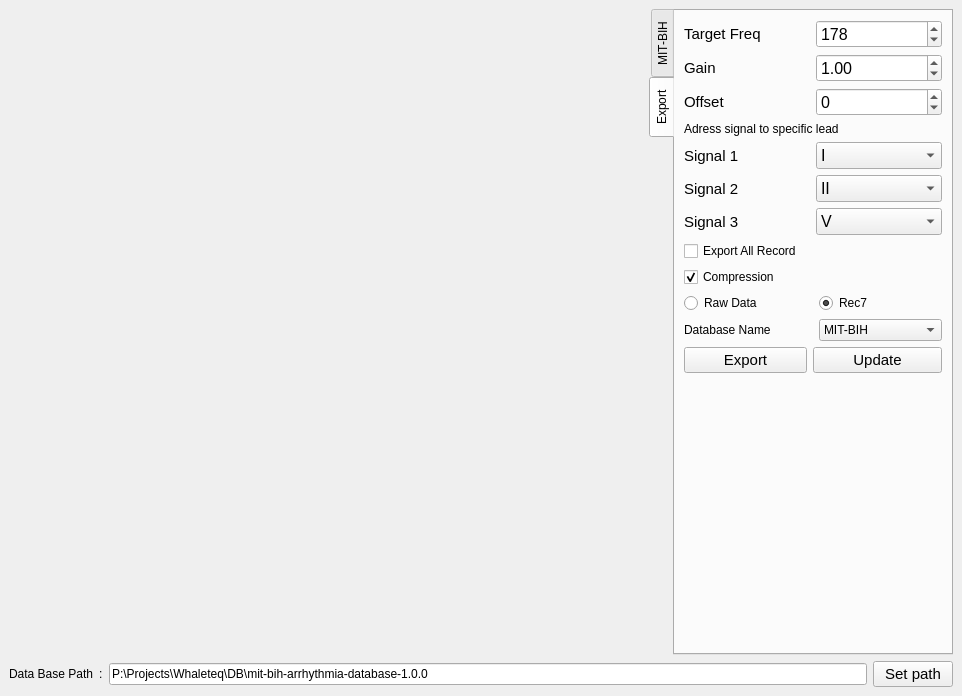
<?xml version="1.0" encoding="UTF-8"?>
<ui version="4.0">
 <class>MainWindow</class>
 <widget class="QMainWindow" name="MainWindow">
  <property name="geometry">
   <rect>
    <x>0</x>
    <y>0</y>
    <width>962</width>
    <height>696</height>
   </rect>
  </property>
  <property name="windowTitle">
   <string>QCardio V1.0</string>
  </property>
  <widget class="QWidget" name="centralwidget">
   <layout class="QGridLayout" name="gridLayout_3">
    <item row="0" column="0">
     <layout class="QGridLayout" name="gridLayout_2" columnstretch="7,0">
      <item row="1" column="0" colspan="2">
       <layout class="QGridLayout" name="gridLayout">
        <item row="0" column="3">
         <widget class="QPushButton" name="pushButtonSetPath">
          <property name="font">
           <font>
            <pointsize>11</pointsize>
           </font>
          </property>
          <property name="text">
           <string>Set path</string>
          </property>
         </widget>
        </item>
        <item row="0" column="2">
         <widget class="QLineEdit" name="lineEditPath">
          <property name="text">
           <string>P:\Projects\Whaleteq\DB\mit-bih-arrhythmia-database-1.0.0</string>
          </property>
         </widget>
        </item>
        <item row="0" column="0">
         <widget class="QLabel" name="labelDatabase">
          <property name="text">
           <string>Data Base Path</string>
          </property>
         </widget>
        </item>
        <item row="0" column="1">
         <widget class="QLabel" name="label">
          <property name="text">
           <string>:</string>
          </property>
         </widget>
        </item>
       </layout>
      </item>
      <item row="0" column="0">
       <widget class="QWidget" name="widgetSignal" native="true">
        <layout class="QGridLayout" name="gridLayout_16">
         <item row="1" column="0">
          <layout class="QGridLayout" name="gridLayoutLead2"/>
         </item>
         <item row="0" column="0">
          <layout class="QGridLayout" name="gridLayoutLead1"/>
         </item>
         <item row="2" column="0">
          <layout class="QGridLayout" name="gridLayoutLead3"/>
         </item>
        </layout>
       </widget>
      </item>
      <item row="0" column="1">
       <widget class="QTabWidget" name="tabWidget">
        <property name="contextMenuPolicy">
         <enum>Qt::ContextMenuPolicy::DefaultContextMenu</enum>
        </property>
        <property name="layoutDirection">
         <enum>Qt::LayoutDirection::LeftToRight</enum>
        </property>
        <property name="tabPosition">
         <enum>QTabWidget::TabPosition::West</enum>
        </property>
        <property name="currentIndex">
         <number>1</number>
        </property>
        <property name="tabBarAutoHide">
         <bool>false</bool>
        </property>
        <widget class="QWidget" name="tab">
         <attribute name="title">
          <string>MIT-BIH</string>
         </attribute>
         <layout class="QGridLayout" name="gridLayout_5">
          <item row="0" column="0">
           <layout class="QGridLayout" name="gridLayoutData">
            <item row="0" column="0">
             <widget class="QLabel" name="labelData">
              <property name="font">
               <font>
                <pointsize>10</pointsize>
               </font>
              </property>
              <property name="text">
               <string>Data</string>
              </property>
             </widget>
            </item>
            <item row="1" column="0">
             <widget class="QListWidget" name="listWidgetItems"/>
            </item>
           </layout>
          </item>
          <item row="1" column="0">
           <layout class="QGridLayout" name="gridLayoutInfo">
            <item row="1" column="0">
             <widget class="QTextEdit" name="textEditSignalInfo"/>
            </item>
            <item row="0" column="0">
             <widget class="QLabel" name="labelInfo">
              <property name="font">
               <font>
                <pointsize>10</pointsize>
               </font>
              </property>
              <property name="text">
               <string>Information</string>
              </property>
             </widget>
            </item>
           </layout>
          </item>
          <item row="2" column="0">
           <spacer name="verticalSpacer">
            <property name="orientation">
             <enum>Qt::Orientation::Vertical</enum>
            </property>
            <property name="sizeHint" stdset="0">
             <size>
              <width>20</width>
              <height>74</height>
             </size>
            </property>
           </spacer>
          </item>
          <item row="3" column="0">
           <layout class="QGridLayout" name="gridLayoutOperation">
            <item row="1" column="0">
             <widget class="QPushButton" name="pushButtonRead">
              <property name="text">
               <string>Read</string>
              </property>
             </widget>
            </item>
           </layout>
          </item>
         </layout>
        </widget>
        <widget class="QWidget" name="tabExport">
         <attribute name="title">
          <string>Export</string>
         </attribute>
         <layout class="QGridLayout" name="gridLayout_7">
          <item row="0" column="0">
           <layout class="QGridLayout" name="gridLayoutFreq">
            <item row="0" column="1">
             <widget class="QSpinBox" name="spinBoxTargetFreq">
              <property name="font">
               <font>
                <pointsize>12</pointsize>
               </font>
              </property>
              <property name="minimum">
               <number>50</number>
              </property>
              <property name="maximum">
               <number>1000</number>
              </property>
              <property name="value">
               <number>178</number>
              </property>
             </widget>
            </item>
            <item row="1" column="1">
             <widget class="QDoubleSpinBox" name="doubleSpinBoxGain">
              <property name="font">
               <font>
                <pointsize>12</pointsize>
               </font>
              </property>
              <property name="value">
               <double>1.000000000000000</double>
              </property>
             </widget>
            </item>
            <item row="0" column="0">
             <widget class="QLabel" name="labelTargetFreq">
              <property name="font">
               <font>
                <pointsize>11</pointsize>
               </font>
              </property>
              <property name="text">
               <string>Target Freq</string>
              </property>
             </widget>
            </item>
            <item row="1" column="0">
             <widget class="QLabel" name="labelGain">
              <property name="font">
               <font>
                <pointsize>11</pointsize>
               </font>
              </property>
              <property name="text">
               <string>Gain</string>
              </property>
             </widget>
            </item>
            <item row="2" column="1">
             <widget class="QSpinBox" name="spinBoxOffset">
              <property name="font">
               <font>
                <pointsize>12</pointsize>
               </font>
              </property>
              <property name="minimum">
               <number>-2000</number>
              </property>
              <property name="maximum">
               <number>2000</number>
              </property>
             </widget>
            </item>
            <item row="2" column="0">
             <widget class="QLabel" name="labelOffset">
              <property name="font">
               <font>
                <pointsize>11</pointsize>
               </font>
              </property>
              <property name="text">
               <string>Offset</string>
              </property>
             </widget>
            </item>
           </layout>
          </item>
          <item row="2" column="0">
           <layout class="QGridLayout" name="gridLayout_6">
            <item row="4" column="1" colspan="2">
             <widget class="QPushButton" name="pushButtonUpdate">
              <property name="font">
               <font>
                <pointsize>11</pointsize>
               </font>
              </property>
              <property name="text">
               <string>Update</string>
              </property>
             </widget>
            </item>
            <item row="5" column="0">
             <spacer name="horizontalSpacer">
              <property name="orientation">
               <enum>Qt::Orientation::Horizontal</enum>
              </property>
              <property name="sizeHint" stdset="0">
               <size>
                <width>40</width>
                <height>20</height>
               </size>
              </property>
             </spacer>
            </item>
            <item row="3" column="2">
             <widget class="QComboBox" name="comboBoxDatabaseName">
              <item>
               <property name="text">
                <string>MIT-BIH</string>
               </property>
              </item>
              <item>
               <property name="text">
                <string>AHA</string>
               </property>
              </item>
              <item>
               <property name="text">
                <string>ESC</string>
               </property>
              </item>
              <item>
               <property name="text">
                <string>CU</string>
               </property>
              </item>
             </widget>
            </item>
            <item row="2" column="2">
             <widget class="QRadioButton" name="radioButtonRec7">
              <property name="text">
               <string>Rec7</string>
              </property>
              <property name="checked">
               <bool>true</bool>
              </property>
             </widget>
            </item>
            <item row="5" column="2">
             <spacer name="horizontalSpacer_2">
              <property name="orientation">
               <enum>Qt::Orientation::Horizontal</enum>
              </property>
              <property name="sizeHint" stdset="0">
               <size>
                <width>40</width>
                <height>20</height>
               </size>
              </property>
             </spacer>
            </item>
            <item row="4" column="0">
             <widget class="QPushButton" name="pushButtonExport">
              <property name="font">
               <font>
                <pointsize>11</pointsize>
               </font>
              </property>
              <property name="text">
               <string>Export</string>
              </property>
             </widget>
            </item>
            <item row="0" column="0" colspan="3">
             <widget class="QCheckBox" name="checkBoxExportAllData">
              <property name="text">
               <string>Export All Record </string>
              </property>
             </widget>
            </item>
            <item row="2" column="0">
             <widget class="QRadioButton" name="radioButtonRawSample">
              <property name="text">
               <string>Raw Data</string>
              </property>
             </widget>
            </item>
            <item row="3" column="0">
             <widget class="QLabel" name="label_6">
              <property name="text">
               <string>Database Name</string>
              </property>
             </widget>
            </item>
            <item row="1" column="0">
             <widget class="QCheckBox" name="checkBoxCompression">
              <property name="text">
               <string>Compression</string>
              </property>
              <property name="checked">
               <bool>true</bool>
              </property>
             </widget>
            </item>
           </layout>
          </item>
          <item row="3" column="0">
           <spacer name="verticalSpacer_2">
            <property name="orientation">
             <enum>Qt::Orientation::Vertical</enum>
            </property>
            <property name="sizeHint" stdset="0">
             <size>
              <width>20</width>
              <height>254</height>
             </size>
            </property>
           </spacer>
          </item>
          <item row="1" column="0">
           <layout class="QGridLayout" name="gridLayout_4">
            <item row="3" column="0">
             <widget class="QLabel" name="label_4">
              <property name="font">
               <font>
                <pointsize>11</pointsize>
               </font>
              </property>
              <property name="text">
               <string>Signal 3</string>
              </property>
             </widget>
            </item>
            <item row="2" column="1">
             <widget class="QComboBox" name="comboBoxSignal2">
              <property name="font">
               <font>
                <pointsize>12</pointsize>
               </font>
              </property>
              <property name="currentIndex">
               <number>1</number>
              </property>
              <item>
               <property name="text">
                <string>I</string>
               </property>
              </item>
              <item>
               <property name="text">
                <string>II</string>
               </property>
              </item>
              <item>
               <property name="text">
                <string>V</string>
               </property>
              </item>
              <item>
               <property name="text">
                <string>None</string>
               </property>
              </item>
             </widget>
            </item>
            <item row="2" column="0">
             <widget class="QLabel" name="label_3">
              <property name="font">
               <font>
                <pointsize>11</pointsize>
               </font>
              </property>
              <property name="text">
               <string>Signal 2 </string>
              </property>
             </widget>
            </item>
            <item row="1" column="1">
             <widget class="QComboBox" name="comboBoxSignal1">
              <property name="font">
               <font>
                <pointsize>12</pointsize>
               </font>
              </property>
              <item>
               <property name="text">
                <string>I</string>
               </property>
              </item>
              <item>
               <property name="text">
                <string>II</string>
               </property>
              </item>
              <item>
               <property name="text">
                <string>V</string>
               </property>
              </item>
              <item>
               <property name="text">
                <string>None</string>
               </property>
              </item>
              <item>
               <property name="text">
                <string/>
               </property>
              </item>
             </widget>
            </item>
            <item row="3" column="1">
             <widget class="QComboBox" name="comboBoxSignal3">
              <property name="font">
               <font>
                <pointsize>12</pointsize>
               </font>
              </property>
              <property name="currentIndex">
               <number>2</number>
              </property>
              <item>
               <property name="text">
                <string>I</string>
               </property>
              </item>
              <item>
               <property name="text">
                <string>II</string>
               </property>
              </item>
              <item>
               <property name="text">
                <string>V</string>
               </property>
              </item>
              <item>
               <property name="text">
                <string>None</string>
               </property>
              </item>
             </widget>
            </item>
            <item row="1" column="0">
             <widget class="QLabel" name="label_2">
              <property name="font">
               <font>
                <pointsize>11</pointsize>
               </font>
              </property>
              <property name="text">
               <string>Signal 1</string>
              </property>
             </widget>
            </item>
            <item row="0" column="0" colspan="2">
             <widget class="QLabel" name="label_5">
              <property name="text">
               <string>Adress signal to specific lead</string>
              </property>
             </widget>
            </item>
           </layout>
          </item>
         </layout>
        </widget>
       </widget>
      </item>
     </layout>
    </item>
   </layout>
  </widget>
 </widget>
 <resources/>
 <connections/>
</ui>
